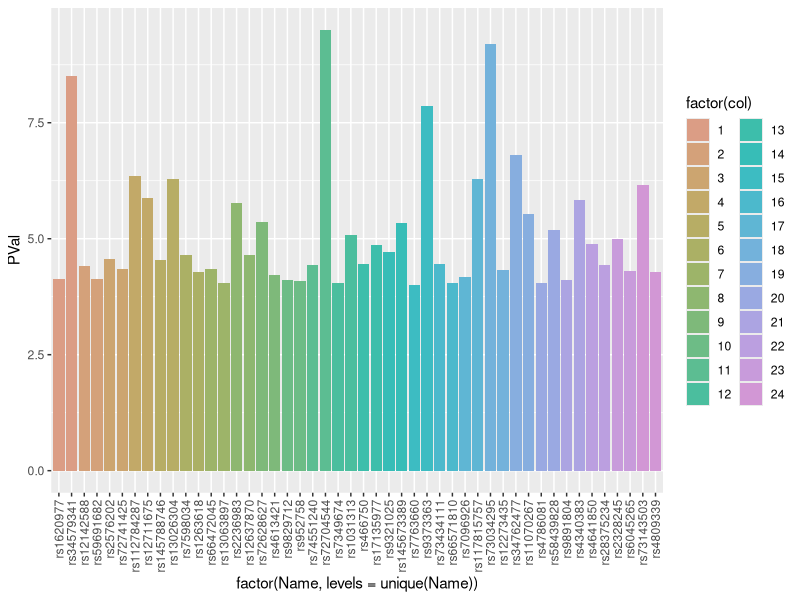
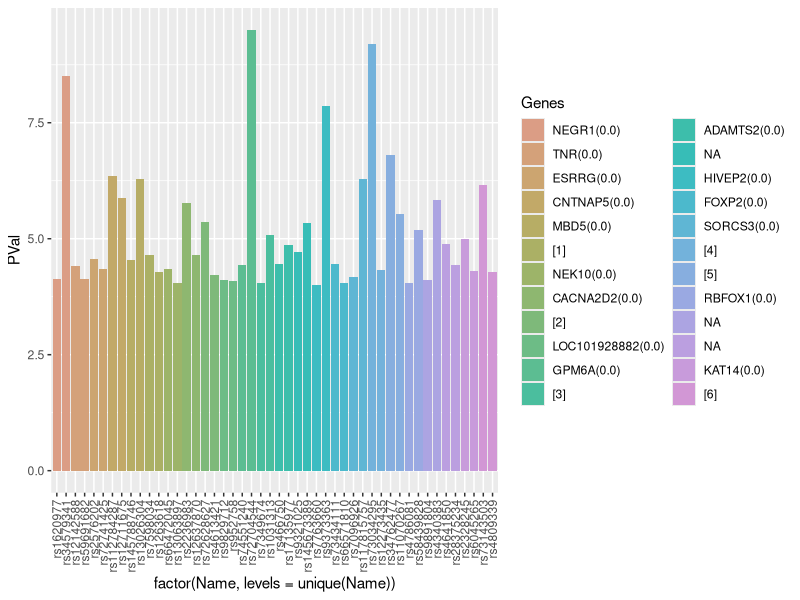
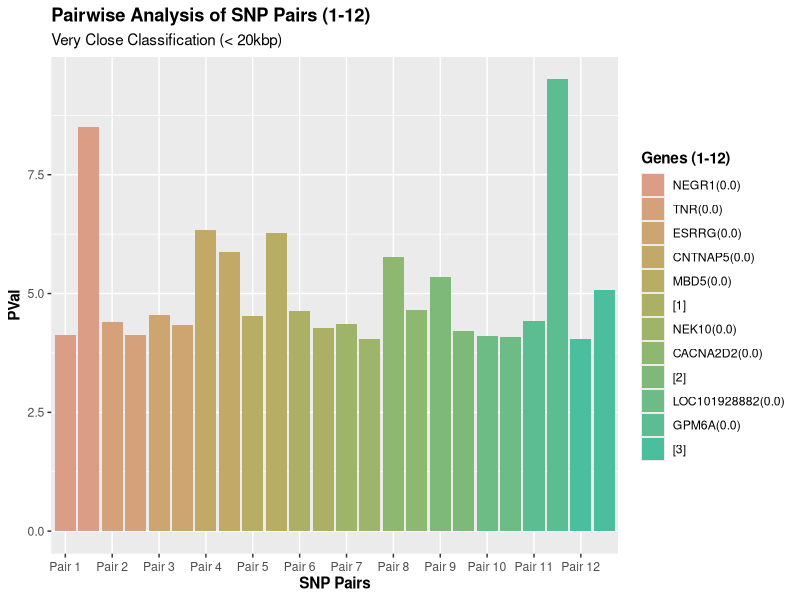
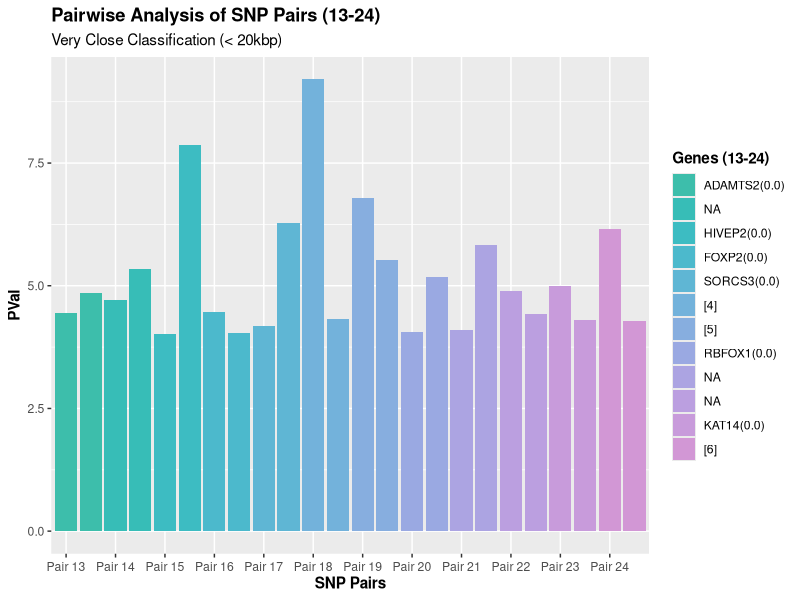

Generate these figures, in order, with R:
## ---- chunk 1
library('readxl')
ANX_data <- read_excel('ANX_2026_daner_fullANX_v12_woUTAH_11022026.gz.p4.clump.areator.sorted.1mhc (1).xls')
## ---- chunk 2
library('tidyverse')

chr_distances_1 <- list()

for(chr_num in 1:10){
  chr_data <- ANX_data %>% 
    filter(CHR == chr_num) %>% 
    arrange(BP)
  # 2. Only calculate distances if there are at least 2 SNPs
  #    because you need a current SNP and a next SNP to find a distance
  if (nrow(chr_data) >= 2) {
    
    # 3. Create a table comparing each SNP to the next SNP
    distance_table <- data.frame(
      CHR = chr_num,                         # chromosome number
      SNP = chr_data$SNP[-nrow(chr_data)],   # all SNPs except the last one
      PVal = chr_data$P[-nrow(chr_data)],    # corresponding PVals
      curr_SNP_pos = chr_data$BP[-nrow(chr_data)], # all positions except the last one
      next_SNP_pos = chr_data$BP[-1],            # all positions except the first one
      BP_diff = diff(chr_data$BP)           # distance between neighboring SNPs
    )
    
    # 4. Store this chromosome's distance table in the list
    chr_distances_1[[chr_num]] <- distance_table
  }
}

# 5. Combine all chromosome tables into one big data frame
chr_distances_1  <- do.call(rbind, chr_distances_1)

# 3. Classify each distance into your table's custom scales!
chr_distances_1  <- chr_distances_1  %>% 
  mutate(
    Classification = case_when(
      BP_diff < 20000                  ~ "very close",
      BP_diff >= 20000 & BP_diff < 100000   ~ "close",
      BP_diff >= 100000 & BP_diff < 1000000 ~ "far",
      BP_diff >= 1000000               ~ "very far"
    )
  )


# View the final table
chr_distances_1 
## ---- chunk 3
#new empty list thats going to hold all chromosome distances, each entry is a dataframe
chr_distances_2 <- list()

for(chr_num in 11:22){
  chr_data <- ANX_data %>% 
    filter(CHR == chr_num) %>% 
    arrange(BP)
  # 2. Only calculate distances if there are at least 2 SNPs
  #    because you need a current SNP and a next SNP to find a distance
  if (nrow(chr_data) >= 2) {
    
    # 3. Create a table comparing each SNP to the next SNP
    distance_table <- data.frame(
      CHR = chr_num,                         # chromosome number
      SNP = chr_data$SNP[-nrow(chr_data)],   # all SNPs except the last one
      PVal = chr_data$P[-nrow(chr_data)],    # corresponding PVals
      curr_SNP_pos = chr_data$BP[-nrow(chr_data)], # all positions except the last one
      next_SNP_pos = chr_data$BP[-1],            # all positions except the first one
      BP_diff = diff(chr_data$BP)           # distance between neighboring SNPs
    )
    
    # 4. Store this chromosome's distance table in the list
    chr_distances_2[[chr_num]] <- distance_table
  }
}

# 5. Combine all chromosome tables into one big data frame
chr_distances_2 <- do.call(rbind, chr_distances_2)

# 3. Classify each distance into your table's custom scales!
chr_distances_2 <- chr_distances_2 %>% 
  mutate(
    Classification = case_when(
      BP_diff < 20000                  ~ "very close",
      BP_diff >= 20000 & BP_diff < 100000   ~ "close",
      BP_diff >= 100000 & BP_diff < 1000000 ~ "far",
      BP_diff >= 1000000               ~ "very far"
    )
  )


# View the final table
chr_distances_2 


## ---- chunk 4

closepairs <- list()
close_SNPs <- c()
volcano_SNP_overlaps <- c()

#loops through chr_distances_1 and 2, pulls out rows (SNPS) classified as very close, and adds that SNP
#and the next (very close to each other) as well as the chromosome number to a list (dictionary)

#also adds the SNP to list volcano_SNP_overlaps to analyze/compare data with volcano plot

for (i in 1:length(chr_distances_1$Classification)) {
  if (chr_distances_1$Classification[i] == 'very close') {
    closepairs <- append(closepairs, list(c(chr_distances_1$CHR[i], chr_distances_1$SNP[i], chr_distances_1$PVal[i], chr_distances_1$SNP[i+1], chr_distances_1$PVal[i+1])))
    close_SNPs <- append(volcano_SNP_overlaps, chr_distances_1$SNP[i])
  }
}


for (i in 1:length(chr_distances_2$Classification)) {
  if (chr_distances_2$Classification[i] == 'very close') {
    closepairs <- append(closepairs, list(c(chr_distances_2$CHR[i], chr_distances_2$SNP[i], chr_distances_2$PVal[i], chr_distances_2$SNP[i+1], chr_distances_2$PVal[i+1]))) 
    close_SNPs <- append(volcano_SNP_overlaps, chr_distances_2$SNP[i])
  }
}

closepairs
## ---- chunk 5
ANX_data <- rename(ANX_data,'genelist' = 'genes.6.50kb(dist2index)')
SNP_names <- c()
SNP_pval <- c()
for (i in 1:length(chr_distances_1$Classification)) {
  if (chr_distances_1$Classification[i] == 'very close') {
    SNP_names <- c(SNP_names, chr_distances_1$SNP[i], chr_distances_1$SNP[i+1])
    SNP_pval <- c(SNP_pval, chr_distances_1$PVal[i], chr_distances_1$PVal[i+1])
  }
}

for (i in 1:length(chr_distances_2$Classification)) {
  if (chr_distances_2$Classification[i] == 'very close') {
    SNP_names <- c(SNP_names, chr_distances_2$SNP[i], chr_distances_2$SNP[i+1])
    SNP_pval <- c(SNP_pval, chr_distances_2$PVal[i], chr_distances_2$PVal[i+1])
  }
}
SNP_names
SNP_pval
## ---- chunk 6
column_list <- list(
  Name = SNP_names,
  PVal = -log10(SNP_pval)
)
df_data <- as.data.frame(column_list)
pair_num <- 1
df_data$col <- 1
df_data$genes <- NA
for (i in 1:nrow(df_data)){
  if (i > 2){
    if (df_data$col[i-1] == df_data$col[i-2]){
        pair_num <- pair_num + 1
    }
  }
  df_data$col[i] <- pair_num
  df_data$genes[i] <- ANX_data$genelist[ANX_data$SNP == df_data$Name[i]]
}
df_data

palette_cols <- hcl.colors(30, palette = "Dynamic")
ggplot(df_data, aes(x = factor(Name, levels = unique(Name)), y = PVal, fill = factor(col))) + geom_col() + theme(axis.text.x = element_text(angle = 90, vjust = 0.5, hjust = 1)) + scale_fill_manual(values = palette_cols)

## ---- chunk 7
library(stringr)
library(tidyr)
pairdf <- as.data.frame(do.call(rbind, closepairs))
colnames(pairdf) <- c('Chromosome', 'SNP1', 'Pval1', 'SNP2', 'Pval2')

genevec <- c()
for (i in seq(from = 1, to = 48, by = 2)) { #Only every two because each 2 rows is one pair
    if (grepl("0.0", df_data$genes[i], fixed = TRUE)) {
      genevec <- append(genevec, df_data$genes[i])
    } 
    else{
      genevec <- append(genevec, 'NA')
    }
}
genevec
## ---- chunk 8
gene_legend <- genevec
gene_legend2 <- c()

tempvec <- c()
num <- 1 # for annotation purposes

for (i in 1:length(gene_legend)) { # for all the 24 elements in this list
  
  # if an element has a comma, the element has multiple genes
  if (grepl(",", gene_legend[i])) { 
    
    tempvec <- trimws(unlist(strsplit(gene_legend[i], ','))) # vectorize these genes
    zero_genes <- grep("0.0", tempvec, value = TRUE)
    
    # for each gene in the vectorized list && if we haven't already found  0.0 gene
    if (length(zero_genes) == 1) {
        gene_legend[i] <- zero_genes[1]
    } else {
        gene_legend[i] <- paste0("[", num, "]")
        genevec[i] <- paste0("[", num, "] ",  genevec[i])
        gene_legend2 <- append(genevec[i], gene_legend2)
        num <- num + 1

    }
  }
}
gene_legend

## ---- chunk 9
gene_legend2 # the full genes list
## ---- chunk 10
genevec
## ---- chunk 11
# 1. Update the ggplot code with the labels argument
ggplot(df_data, aes(x = factor(Name, levels = unique(Name)), y = PVal, fill = factor(col))) + 
  geom_col() + 
  theme(axis.text.x = element_text(angle = 90, vjust = 0.5, hjust = 1)) + 
  scale_fill_manual(
    values = palette_cols,
    labels = gene_legend, # Each pair is assigned its Gene
    name = "Genes"        
  ) 
  

## ---- chunk 12
# Create column col to set up values 1 to 24
df_data$col <- rep(1:24, each = 2)[1:nrow(df_data)]

# Previous graphs we made were too complex => split in half
df_part1 <- subset(df_data, col <= 12)
df_part2 <- subset(df_data, col > 12)

# Split the color palette too
palette_part1 <- palette_cols[1:12]
palette_part2 <- palette_cols[13:24]

# Split the legend too
legend_part1 <- gene_legend[1:12]
legend_part2 <- gene_legend[13:24]
## ---- chunk 13
# Extract every second name to use as breaks (creates a tick mark every 2 SNPs / at every pair)
breaks_part1 <- unique(df_part1$Name)[seq(1, length(unique(df_part1$Name)), by = 2)]

# Create a clean label for those ticks, like "Pair 1", "Pair 2", etc.
labels_part1 <- paste("Pair", 1:12)

ggplot(df_part1, aes(x = factor(Name, levels = unique(Name)), y = PVal, fill = factor(col))) +  
  geom_col() +  
  scale_x_discrete(
    breaks = breaks_part1,  # Forces a tick mark every 2 SNPs
    labels = labels_part1   # Names them cleanly 
  ) +
  theme(
    axis.text.x = element_text(vjust = 0.5, hjust = 0.5), # text alignment
    axis.ticks.x = element_line(),                        # Ensures the tick marks show up
    plot.title = element_text(face = "bold"),
    axis.title.x = element_text(face = "bold"),
    axis.title.y = element_text(face = "bold"),
    legend.title = element_text(face = "bold")
  ) +  
  scale_fill_manual(
    values = palette_part1,
    labels = legend_part1,
    name = "Genes (1-12)"
  ) +
  labs(x = "SNP Pairs",
       title = "Pairwise Analysis of SNP Pairs (1-12)",
       subtitle = "Very Close Classification (< 20kbp)")
## ---- chunk 14
# Extract every second name for the second half
breaks_part2 <- unique(df_part2$Name)[seq(1, length(unique(df_part2$Name)), by = 2)]
labels_part2 <- paste("Pair", 13:24)

ggplot(df_part2, aes(x = factor(Name, levels = unique(Name)), y = PVal, fill = factor(col))) +  
  geom_col() +  
  scale_x_discrete(
    breaks = breaks_part2,  
    labels = labels_part2   
  ) +
  theme(
    axis.text.x = element_text(vjust = 0.5, hjust = 0.5), 
    axis.ticks.x = element_line(), 
    plot.title = element_text(face = "bold"),
    axis.title.x = element_text(face = "bold"),
    axis.title.y = element_text(face = "bold"),
    legend.title = element_text(face = "bold")
  ) +  
  scale_fill_manual(
    values = palette_part2,
    labels = legend_part2,
    name = "Genes (13-24)"
  ) +
  labs(x = "SNP Pairs",
       title = "Pairwise Analysis of SNP Pairs (13-24)",
       subtitle = "Very Close Classification (< 20kbp)")
## ---- chunk 15
 
sig_from_volcano <- c("rs58825580", "rs7110863",  "rs10959883", "rs11241568", "rs4976976",  "rs10476497", "rs77960")
overlaps <- c()
for (i in 1:length(close_SNPs)) {
  for (j in 1:length(sig_from_volcano)) {
    if (sig_from_volcano[j] == close_SNPs[i]) {
    overlaps <- append(overlaps, close_SNPs[i])
    }
  }
}
overlaps
